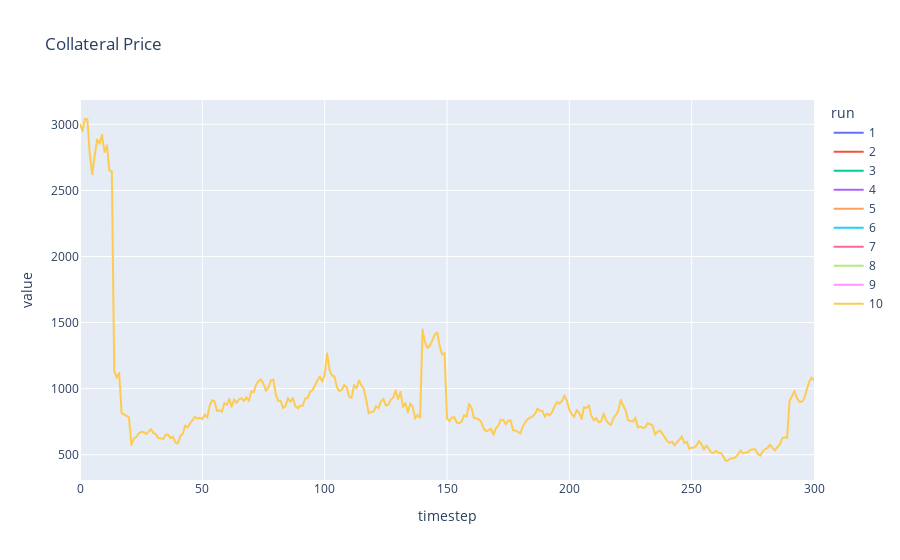

The code cell stored with this chart in its notebook:
### Code cell
############################################
# 9. SIMULATION ANALYSIS: COLLATERAL PRICE #
############################################

pd.options.plotting.backend = "plotly"
simulation_result.plot(
    kind='line',
    x='timestep',
    y=['coll_price'],
    title="Collateral Price",
    color='run'
)

### Figure 1 — Plotly figure (JSON) as saved in the notebook; plotly's stock layout.template omitted (floating-point values rounded to 4 significant figures; data arrays with more than 128 entries replaced by an {"elided": "..."} marker saying what was removed)
{"data": [{"hovertemplate": "run=1<br>variable=coll_price<br>timestep=%{x}<br>value=%{y}<extra></extra>", "legendgroup": "1", "line": {"color": "#636efa", "dash": "solid"}, "marker": {"symbol": "circle"}, "mode": "lines", "name": "1", "showlegend": true, "type": "scattergl", "x": {"elided": "301 int values"}, "xaxis": "x", "y": {"elided": "301 float values"}, "yaxis": "y"}, {"hovertemplate": "run=2<br>variable=coll_price<br>timestep=%{x}<br>value=%{y}<extra></extra>", "legendgroup": "2", "line": {"color": "#EF553B", "dash": "solid"}, "marker": {"symbol": "circle"}, "mode": "lines", "name": "2", "showlegend": true, "type": "scattergl", "x": {"elided": "301 int values"}, "xaxis": "x", "y": {"elided": "301 float values"}, "yaxis": "y"}, {"hovertemplate": "run=3<br>variable=coll_price<br>timestep=%{x}<br>value=%{y}<extra></extra>", "legendgroup": "3", "line": {"color": "#00cc96", "dash": "solid"}, "marker": {"symbol": "circle"}, "mode": "lines", "name": "3", "showlegend": true, "type": "scattergl", "x": {"elided": "301 int values"}, "xaxis": "x", "y": {"elided": "301 float values"}, "yaxis": "y"}, {"hovertemplate": "run=4<br>variable=coll_price<br>timestep=%{x}<br>value=%{y}<extra></extra>", "legendgroup": "4", "line": {"color": "#ab63fa", "dash": "solid"}, "marker": {"symbol": "circle"}, "mode": "lines", "name": "4", "showlegend": true, "type": "scattergl", "x": {"elided": "301 int values"}, "xaxis": "x", "y": {"elided": "301 float values"}, "yaxis": "y"}, {"hovertemplate": "run=5<br>variable=coll_price<br>timestep=%{x}<br>value=%{y}<extra></extra>", "legendgroup": "5", "line": {"color": "#FFA15A", "dash": "solid"}, "marker": {"symbol": "circle"}, "mode": "lines", "name": "5", "showlegend": true, "type": "scattergl", "x": {"elided": "301 int values"}, "xaxis": "x", "y": {"elided": "301 float values"}, "yaxis": "y"}, {"hovertemplate": "run=6<br>variable=coll_price<br>timestep=%{x}<br>value=%{y}<extra></extra>", "legendgroup": "6", "line": {"color": "#19d3f3", "dash": "solid"}, "marker": {"symbol": "circle"}, "mode": "lines", "name": "6", "showlegend": true, "type": "scattergl", "x": {"elided": "301 int values"}, "xaxis": "x", "y": {"elided": "301 float values"}, "yaxis": "y"}, {"hovertemplate": "run=7<br>variable=coll_price<br>timestep=%{x}<br>value=%{y}<extra></extra>", "legendgroup": "7", "line": {"color": "#FF6692", "dash": "solid"}, "marker": {"symbol": "circle"}, "mode": "lines", "name": "7", "showlegend": true, "type": "scattergl", "x": {"elided": "301 int values"}, "xaxis": "x", "y": {"elided": "301 float values"}, "yaxis": "y"}, {"hovertemplate": "run=8<br>variable=coll_price<br>timestep=%{x}<br>value=%{y}<extra></extra>", "legendgroup": "8", "line": {"color": "#B6E880", "dash": "solid"}, "marker": {"symbol": "circle"}, "mode": "lines", "name": "8", "showlegend": true, "type": "scattergl", "x": {"elided": "301 int values"}, "xaxis": "x", "y": {"elided": "301 float values"}, "yaxis": "y"}, {"hovertemplate": "run=9<br>variable=coll_price<br>timestep=%{x}<br>value=%{y}<extra></extra>", "legendgroup": "9", "line": {"color": "#FF97FF", "dash": "solid"}, "marker": {"symbol": "circle"}, "mode": "lines", "name": "9", "showlegend": true, "type": "scattergl", "x": {"elided": "301 int values"}, "xaxis": "x", "y": {"elided": "301 float values"}, "yaxis": "y"}, {"hovertemplate": "run=10<br>variable=coll_price<br>timestep=%{x}<br>value=%{y}<extra></extra>", "legendgroup": "10", "line": {"color": "#FECB52", "dash": "solid"}, "marker": {"symbol": "circle"}, "mode": "lines", "name": "10", "showlegend": true, "type": "scattergl", "x": {"elided": "301 int values"}, "xaxis": "x", "y": {"elided": "301 float values"}, "yaxis": "y"}], "layout": {"legend": {"title": {"text": "run"}, "tracegroupgap": 0}, "title": {"text": "Collateral Price"}, "xaxis": {"anchor": "y", "domain": [0, 1], "title": {"text": "timestep"}}, "yaxis": {"anchor": "x", "domain": [0, 1], "title": {"text": "value"}}}}
